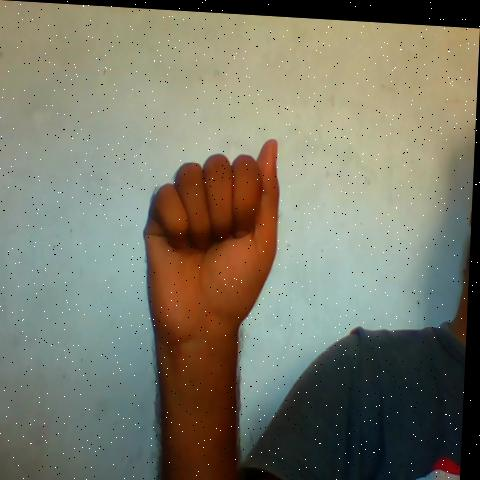
#> input picture Dataset/train/images/A_11_png.rf.60b281aa813bcffe67b89acd309831ab.jpg, 480 x 480 px, found by its file name; its folder holds only this picture in this run
$ jupyter execute --allow-errors Another_copy_of_Untitled7.ipynb   (older library calls are emulated)
#> lines starting #> are read from the running program, lines starting #| are printed output that depends on the picture
<a href="https://colab.research.google.com/github/AreebaAleem/DIP-Sign_Language_Translator/blob/main/Another_copy_of_Untitled7.ipynb" target="_parent"></a>

[cell 1]
import os
import cv2
import numpy as np
import random
import matplotlib.pyplot as plt
from tensorflow.keras.preprocessing.image import ImageDataGenerator
from sklearn.metrics import confusion_matrix, accuracy_score
import seaborn as sns
from tensorflow.keras.models import Sequential
from tensorflow.keras.layers import Conv2D, MaxPooling2D, Flatten, Dense, Dropout
from tensorflow.keras.optimizers import Adam
from sklearn.preprocessing import LabelEncoder
from tensorflow.keras.utils import to_categorical
from sklearn.model_selection import train_test_split
from tensorflow.keras.metrics import Precision, Recall

[cell 2]
import zipfile
import os

# Mount Google Drive
from google.colab import drive
drive.mount('/content/drive')

# Path to your zip files
zip_paths = ['/content/drive/My Drive/PSL/train.zip',
             '/content/drive/My Drive/PSL/test.zip',
             '/content/drive/My Drive/PSL/valid.zip']

# Extraction paths
extract_to = ['/content/train/',
              '/content/test/',
              '/content/valid/']

# Create directories if they don't exist
for path in extract_to:
    os.makedirs(path, exist_ok=True)

# Extract the zip files
#> (the rest of this cell did not finish here and is left out)

[cell 3]
# Define the directory containing your dataset
dataset_dir = '/content/train/train/labels'  # Update this with your dataset directory

# Initialize an empty dictionary to store class distribution
class_distribution = {}

# List contents of the dataset directory
# print("Contents of the dataset directory:")
# print(os.listdir(dataset_dir))

# Iterate over the files in the dataset directory
#> (the rest of this cell did not finish here and is left out)

[cell 4]
# Your class distribution data
class_distribution = {'L': 87, 'K': 171, 'S': 33, 'F': 180, 'A': 117, 'Q': 90, 'C': 165, 'E': 171, 'U': 90,
                      'H': 189, 'V': 84, 'J': 168, 'M': 81, 'Y': 75, 'D': 198, 'O': 75, 'P': 99, 'B': 180,
                      'X': 84, 'N': 81, 'G': 177, 'W': 81, 'I': 96, 'T': 87, 'swaad': 42, 'R': 93, 'Z': 78, 'aliph': 27}

# Bar plotting
plt.figure(figsize=(15, 6))
bars = plt.bar(class_distribution.keys(), class_distribution.values(), color='teal')

# Displaying values on top of the bars
for bar in bars:
    height = bar.get_height()
    plt.text(bar.get_x() + bar.get_width()/2, height + 5, str(height), ha='center', va='bottom')

# Labels and title
plt.xlabel('Class Name')
plt.ylabel('Number of Instances')
plt.title('Distribution of Classes')
plt.xticks(rotation=45)  # Rotate x-axis labels for better readability
plt.tight_layout()
plt.show()
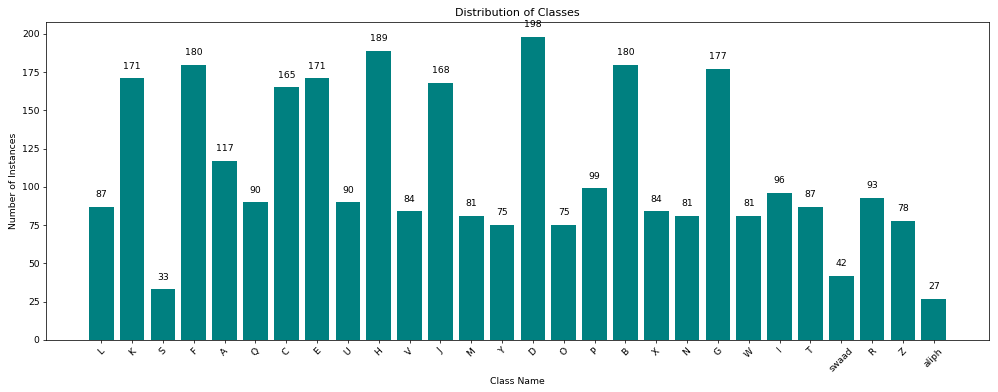
#> figure drawn by matplotlib, 1 panel; tallest bar 198 high, from x = 13.6 to 14.4

[cell 5]
def preprocess_image(image, size=(100, 100), apply_blur=False, invert_contrast=False):
    # Convert to grayscale if needed
    if len(image.shape) > 2:
        image = cv2.cvtColor(image, cv2.COLOR_RGB2GRAY)

    # Apply Gaussian blur to remove noise
    if apply_blur:
        image = cv2.GaussianBlur(image, (5, 5), 0)

    # Invert contrast
    if invert_contrast:
        image = 255 - image

    # Resize the preprocessed image
    image = cv2.resize(image, size)

    # Ensure the image is in the correct data type
    image = image.astype('uint8')

    return image

[cell 6]
# [7 lines left out: function histogramEqualization, not called in this run]

[cell 7]
# Load and preprocess random images, apply histogram equalization, and display histograms

# Function to preprocess and display images
def preprocess_and_display_images(image_directory, num_samples_to_display=3):
    # List all files in the directory
    image_files = os.listdir(image_directory)
    if not image_files:
        raise ValueError("No images found in the directory.")

    # Choose random samples from the dataset
    random_samples = random.sample(image_files, num_samples_to_display)

    plt.figure(figsize=(15, 5 * num_samples_to_display))

    for i, image_file in enumerate(random_samples):
        image_path = os.path.join(image_directory, image_file)

        # Read the original image
        original_image = cv2.imread(image_path)
        original_image = cv2.cvtColor(original_image, cv2.COLOR_BGR2RGB)

        # Apply histogram equalization
        equalized_image = histogramEqualization(image_path)

        if equalized_image is None:
            continue

        # Display original and equalized images
        plt.subplot(num_samples_to_display, 4, i * 4 + 1)
        plt.imshow(original_image)
        plt.title('Original Image')
        plt.axis('off')

        plt.subplot(num_samples_to_display, 4, i * 4 + 2)
        plt.imshow(equalized_image, cmap='gray')
        plt.title('Equalized Image')
        plt.axis('off')

        # Preprocess the equalized image
        preprocessed_image = preprocess_image(equalized_image)

        # Compute and display histograms for original and preprocessed images
        hist_original = cv2.calcHist([original_image], [0], None, [256], [0, 256])
        hist_equalized = cv2.calcHist([equalized_image], [0], None, [256], [0, 256])
        hist_preprocessed = cv2.calcHist([preprocessed_image], [0], None, [256], [0, 256])

        # Display preprocessed image and its histogram
        plt.subplot(num_samples_to_display, 4, i * 4 + 3)
        plt.imshow(preprocessed_image, cmap='gray')
        plt.title('Preprocessed Image')
        plt.axis('off')

        plt.subplot(num_samples_to_display, 4, i * 4 + 4)
        plt.plot(hist_original, color='blue', label='Original')
        plt.plot(hist_equalized, color='green', label='Equalized')
        # plt.plot(hist_preprocessed, color='red', label='Preprocessed')
        plt.title('Histogram')
        plt.xlabel('Pixel Intensity')
        plt.ylabel('Frequency')
        plt.legend()

    plt.tight_layout()
    plt.show()

# Preprocess and display images
#> (the rest of this cell did not finish here and is left out)


[cell 8]
# Load the dataset
data_dir = '/content/train/train/images'  # Update this with your dataset directory

data = []
for file_name in os.listdir(data_dir):
    if file_name.endswith('.jpg'):
        class_name = file_name.split('_')[0]
        image_path = os.path.join(data_dir, file_name)
        data.append({'image_path': image_path, 'label': class_name})

# Preprocess the images
#> (the rest of this cell did not finish here and is left out)


# Encode labels
label_encoder = LabelEncoder()
label_encoder.fit([entry['label'] for entry in data])

y_data = to_categorical(label_encoder.transform([entry['label'] for entry in data]))

# Split the dataset into training and test sets
X_train, X_test, y_train, y_test = train_test_split(X_data, y_data, test_size=0.2, random_state=42)

#> (a cell that did not finish here is left out)

#> (a cell that did not finish here is left out)

#> (a cell that did not finish here is left out)

[cell 12]
from tensorflow.keras.models import load_model

# Load the trained model
#> (the rest of this cell did not finish here and is left out)

[cell 13]
# [11 lines left out: function predict_gesture, not called in this run]

[cell 14]
# Path to your new images directory
new_images_dir = '/content/valid/valid/images'  # Update this with your new images directory

# List all files in the directory
new_image_files = os.listdir(new_images_dir)

# Choose a few random samples from the dataset
num_samples_to_display = 5
#> (the rest of this cell did not finish here and is left out)

#> (a cell that did not finish here is left out)

[cell 16]
# Function to apply thresholding techniques
# [22 lines left out: function apply_thresholding, not called in this run]

# Function to preprocess, apply thresholding, and display images
def preprocess_and_apply_thresholding(image_directory, num_samples_to_display=3):
    # List all files in the directory
    image_files = os.listdir(image_directory)
    if not image_files:
        raise ValueError("No images found in the directory.")

    # Choose random samples from the dataset
    random_samples = random.sample(image_files, num_samples_to_display)

    plt.figure(figsize=(15, 5 * num_samples_to_display))

    for i, image_file in enumerate(random_samples):
        image_path = os.path.join(image_directory, image_file)

        # Read the image
        original_image = cv2.imread(image_path, cv2.IMREAD_GRAYSCALE)

        if original_image is None:
            print(f"Error: Image file '{image_file}' not found.")
            continue

        # Apply histogram equalization
        equalized_image = cv2.equalizeHist(original_image)

        # Apply thresholding
        blurred_image, global_threshold, adaptive_mean_threshold, adaptive_gaussian_threshold, inverted_binary_image = apply_thresholding(equalized_image)

        # Display the images
        plt.subplot(num_samples_to_display, 5, i * 5 + 1)
        plt.imshow(blurred_image, cmap='gray')
        plt.title('Blurred Image')
        plt.axis('off')

        plt.subplot(num_samples_to_display, 5, i * 5 + 2)
        plt.imshow(global_threshold, cmap='gray')
        plt.title('Global Thresholding (Otsu)')
        plt.axis('off')

        plt.subplot(num_samples_to_display, 5, i * 5 + 3)
        plt.imshow(adaptive_mean_threshold, cmap='gray')
        plt.title('Adaptive Mean Thresholding')
        plt.axis('off')

        plt.subplot(num_samples_to_display, 5, i * 5 + 4)
        plt.imshow(adaptive_gaussian_threshold, cmap='gray')
        plt.title('Adaptive Gaussian Thresholding')
        plt.axis('off')

        plt.subplot(num_samples_to_display, 5, i * 5 + 5)
        plt.imshow(inverted_binary_image, cmap='gray')
        plt.title('Inverted Binary Image')
        plt.axis('off')

    plt.tight_layout()
    plt.show()

# Example usage
image_directory = '/content/valid/valid/images/'
#> (the rest of this cell did not finish here and is left out)


[cell 17]
def graphCutSeg():
    # Path to your images directory
    image_directory = '/content/test/test/images'

    # List all files in the directory
    image_files = os.listdir(image_directory)
    if not image_files:
        raise ValueError("No images found in the directory.")

    # Path to the first image (change as needed)
    first_img_path = os.path.join(image_directory, image_files[0])

    # Load the preprocessed image
    preprocessed_image = cv2.imread(first_img_path, 0)
    if preprocessed_image is None:
        raise ValueError("Failed to load the preprocessed image.")

    # Read the hand gesture image
    img = cv2.imread(first_img_path)
    img = cv2.cvtColor(img, cv2.COLOR_BGR2RGB)

    plt.figure(figsize=(15, 10))

    plt.subplot(231)
    plt.imshow(img)
    plt.title('Preprocessed Image')

    plt.subplot(232)
    rows, cols = preprocessed_image.shape
    mask = np.zeros((rows, cols), np.uint8)
    bgdModel = np.zeros((1,65), np.float64)
    fgdModel = np.zeros((1,65), np.float64)

    # Adjust the coordinates for your hand gesture's region of interest (ROI)
    x0 = 100
    y0 = 50
    x1 = 400
    y1 = 400
    rect = (x0, y0, x1-x0, y1-y0)
    iter = 1

    # Perform graph cut segmentation with initial rectangle
    cv2.grabCut(img, mask, rect, bgdModel, fgdModel, iter, cv2.GC_INIT_WITH_RECT)
    plt.imshow(mask)
    plt.title('Graph Cut Segmentation with Initial Rectangle')

    plt.subplot(233)
    # Create a binary mask where 1 represents the foreground and 0 represents the background
    maskGC = np.where((mask == 2) | (mask == 0), 0, 1).astype('uint8')
    imgSeg = img * maskGC[:,:,np.newaxis]
    plt.imshow(imgSeg)
    plt.title('Segmented Image with Initial Rectangle')

    plt.subplot(234)
    # Read the corresponding mask image
    markedMaskPath = first_img_path.replace('images', 'masks').replace('.jpg', '_mask.png')
    markedMask = cv2.imread(markedMaskPath, cv2.IMREAD_GRAYSCALE)
    # Mark the pixels in the mask as foreground (1)
    mask[markedMask == 255] = 1
    # Perform graph cut segmentation with initial mask
    cv2.grabCut(img, mask, None, bgdModel, fgdModel, iter, cv2.GC_INIT_WITH_MASK)
    plt.imshow(mask)
    plt.title('Graph Cut Segmentation with Initial Mask')

    plt.subplot(235)
    # Create a binary mask where 1 represents the foreground and 0 represents the background
    maskGC = np.where((mask == 2) | (mask == 0), 0, 1).astype('uint8')
    imgSeg = img * maskGC[:,:,np.newaxis]
    plt.imshow(imgSeg)
    plt.title('Segmented Image with Initial Mask')

    plt.show()

if __name__ == '__main__':
     graphCutSeg()
#> in graphCutSeg, `preprocessed_image = cv2.imread(first_img_path, 0)`:
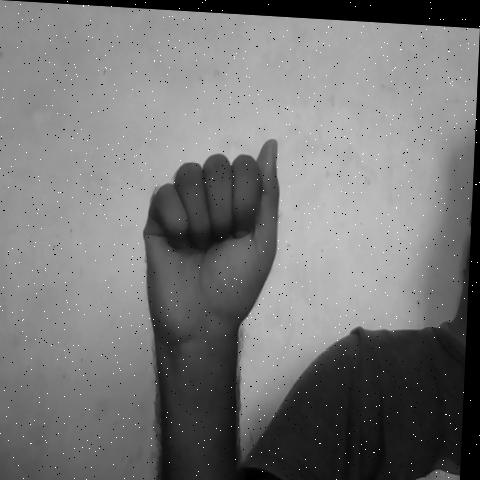
#> preprocessed_image: shape (480, 480); min 0, max 255, mean 118.3
#> in graphCutSeg, img is the input picture: shape (480, 480, 3); mean B, G, R 103.8, 119.8, 120.8
#> in graphCutSeg, `imgSeg = img * maskGC[:,:,np.newaxis]`:
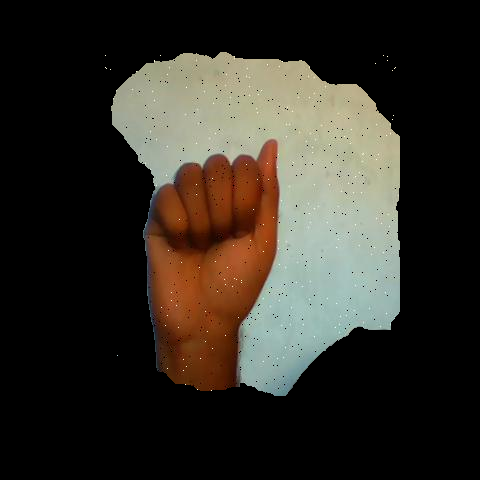
#> imgSeg: shape (480, 480, 3); mean R, G, B 50.8, 46.4, 38.4
#> in graphCutSeg, `imgSeg = img * maskGC[:,:,np.newaxis]`:
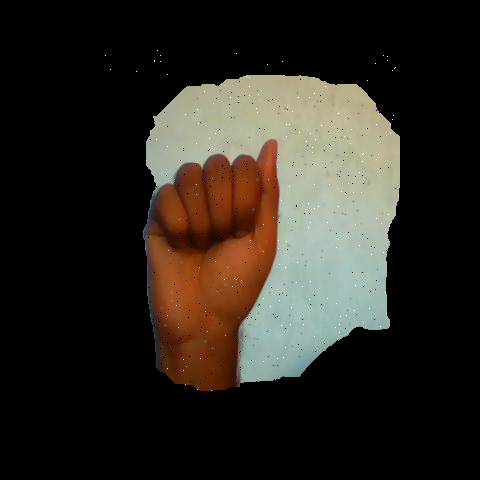
#> imgSeg: shape (480, 480, 3); mean R, G, B 44.6, 40.1, 32.9
#> in graphCutSeg, `plt.show()`:
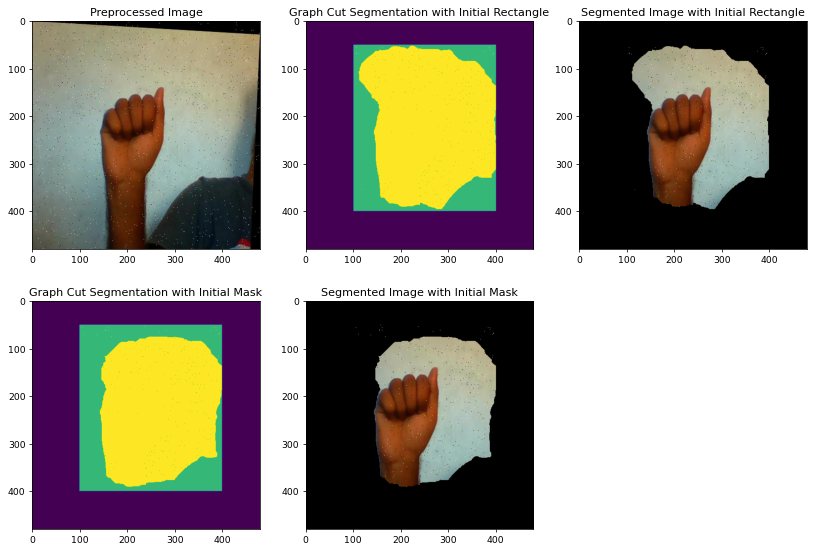
#> figure drawn by matplotlib, 5 panels

[cell 18]
def preprocess_image(image, size=(100, 100), apply_blur=False, invert_contrast=False, apply_threshold=False):
    # Apply Gaussian blur to remove noise
    if apply_blur:
        image = cv2.GaussianBlur(image, (5, 5), 0)

    # Invert contrast
    if invert_contrast:
        image = 255 - image

    # Apply global thresholding
    if apply_threshold:
        ret, image = cv2.threshold(image, 0, 255, cv2.THRESH_BINARY + cv2.THRESH_OTSU)

    # Resize the preprocessed image
    image = cv2.resize(image, size)

    # Normalize the image
    image = image.astype('float32') / 255.0

    return image

def preprocess_and_display_images(image_directory, num_samples_to_display=3):
    # List all files in the directory
    image_files = os.listdir(image_directory)
    if not image_files:
        raise ValueError("No images found in the directory.")

    # Choose a random sample of images from the dataset
    random_samples = random.sample(image_files, min(num_samples_to_display, len(image_files)))

    # Perform segmentation first for the random samples
    segmented_images = graphCutSeg(image_directory, random_samples)

    # Preprocess and display the segmented images
    plt.figure(figsize=(15, 5))

    for i, (image_file, segmented_image) in enumerate(segmented_images.items()):
        # Preprocess the segmented image
        preprocessed_image = preprocess_image(segmented_image, apply_blur=True, invert_contrast=True)

        # Apply various edge detection filters
        lap = cv2.Laplacian(segmented_image, cv2.CV_64F, ksize=3)
        lap = np.uint8(np.absolute(lap))
        sobelX = cv2.Sobel(segmented_image, cv2.CV_64F, 1, 0)
        sobelY = cv2.Sobel(segmented_image, cv2.CV_64F, 0, 1)
        canny = cv2.Canny(segmented_image, 100, 200)

        sobelX = np.uint8(np.absolute(sobelX))
        sobelY = np.uint8(np.absolute(sobelY))
        sobelCombined = cv2.bitwise_or(sobelX, sobelY)

        # Display the results
        titles = ['Segmented Image', 'Laplacian', 'Sobel X', 'Sobel Y', 'Sobel Combined', 'Canny']
        images = [segmented_image, lap, sobelX, sobelY, sobelCombined, canny]

        for j in range(6):
            plt.subplot(num_samples_to_display, 6, i * 6 + j + 1)
            plt.imshow(images[j], 'gray')
            plt.title(titles[j])
            plt.xticks([]), plt.yticks([])

            if j == 0:
                plt.ylabel(f"Sample {i+1}")

    plt.tight_layout()
    plt.show()

def graphCutSeg(image_directory, image_files):
    segmented_images = {}
    for i, image_file in enumerate(image_files):
        image_path = os.path.join(image_directory, image_file)

        # Load the preprocessed image
        preprocessed_image = cv2.imread(image_path, 0)
        if preprocessed_image is None:
            print(f"Failed to load the preprocessed image: {image_path}")
            continue

        # Read the hand gesture image
        img = cv2.imread(image_path)
        img = cv2.cvtColor(img, cv2.COLOR_BGR2RGB)

        rows, cols = preprocessed_image.shape
        mask = np.zeros((rows, cols), np.uint8)
        bgdModel = np.zeros((1,65), np.float64)
        fgdModel = np.zeros((1,65), np.float64)

        # Adjust the coordinates for your hand gesture's region of interest (ROI)
        x0 = 100
        y0 = 50
        x1 = 400
        y1 = 400
        rect = (x0, y0, x1-x0, y1-y0)
        iter = 1

        # Perform graph cut segmentation with initial rectangle
        cv2.grabCut(img, mask, rect, bgdModel, fgdModel, iter, cv2.GC_INIT_WITH_RECT)

        # Create a binary mask where 1 represents the foreground and 0 represents the background
        maskGC = np.where((mask == 2) | (mask == 0), 0, 1).astype('uint8')
        imgSeg = img * maskGC[:,:,np.newaxis]

        segmented_images[image_file] = imgSeg

    return segmented_images

# Preprocess and display a subset of images
preprocess_and_display_images('/content/test/test/images/', num_samples_to_display=3)
#> in graphCutSeg, `imgSeg = img * maskGC[:,:,np.newaxis]`:
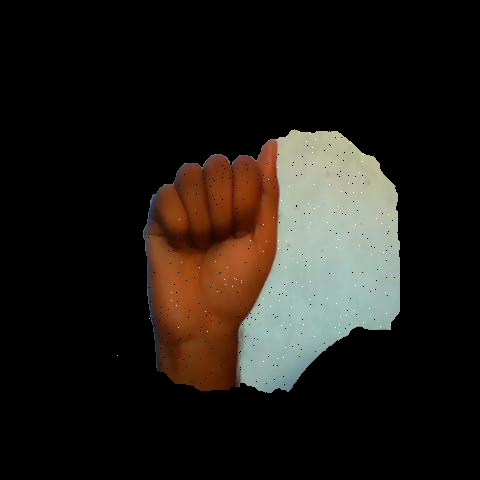
#> imgSeg: shape (480, 480, 3); mean R, G, B 32.8, 28.5, 23.4
#> in preprocess_and_display_images, `segmented_images = graphCutSeg(image_directory, random_samples)`: segmented_images = 1 item
#> the loop in preprocess_and_display_images, `for i, (image_file, segmented_image) in enumerate(segmented_images.ite..` made 1 pass
#> pass 1, in preprocess_image, `image = cv2.GaussianBlur(image, (5, 5), 0)`:
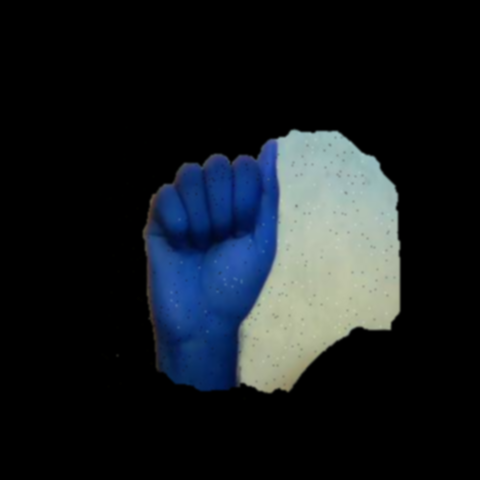
#> image: shape (480, 480, 3); mean of channels 0, 1, 2 32.8, 28.5, 23.4; drawn as B, G, R
#> pass 1, in preprocess_image, `image = 255 - image`:
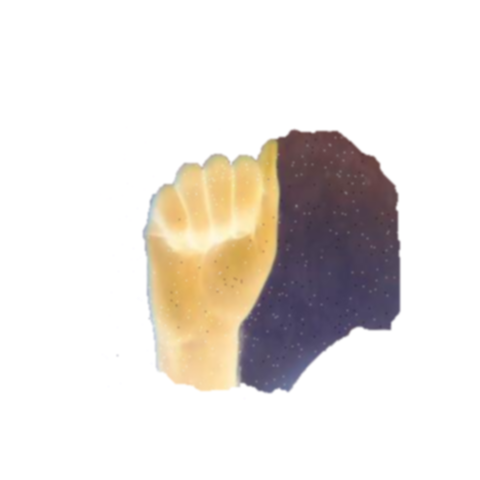
#> image: shape (480, 480, 3); mean of channels 0, 1, 2 222.2, 226.5, 231.6; drawn as B, G, R
#> (the rest of the program and of its run is left out)
